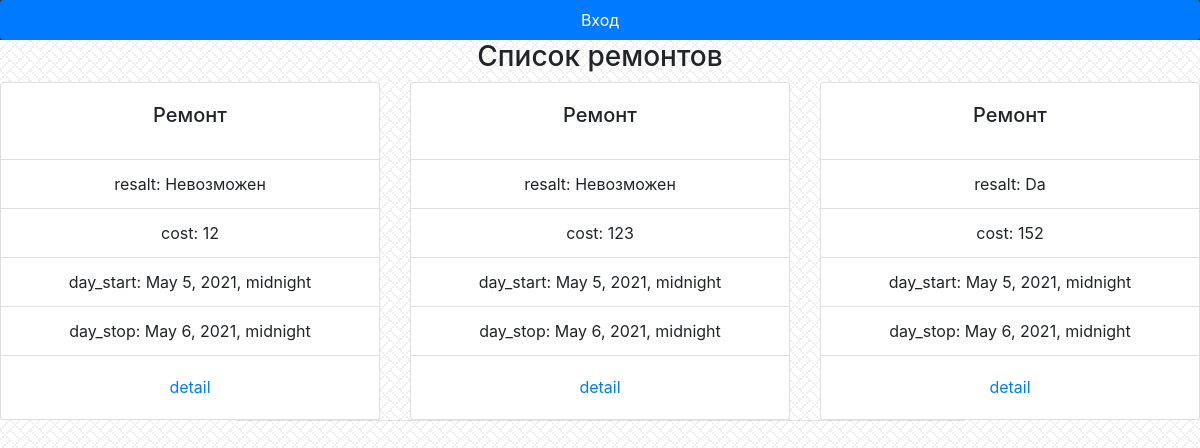
The app's page /repair/list/ with its own data.
### repairs_wagon_app/models.py (models this page shows, shortened)
class Repair(models.Model):
    resalt = models.CharField(max_length=10)
    reason = models.CharField(max_length=100)
    cost = models.IntegerField()
    day_start = models.DateTimeField()
    day_stop = models.DateTimeField()
    type_repair = models.CharField(max_length=15)
    schedule = models.ForeignKey(Schedule_works, default=1, on_delete=models.CASCADE)
    wagon = models.ForeignKey(Wagon, on_delete=models.CASCADE)

### repairs_wagon_app/views.py (the view)
# urls.py: path('repair/list/', views.Repair_List.as_view(), name='repair_l'),
class Repair_List(ListView):
    model = Repair
    template_name = 'repair_list.html'

### repairs_wagon_app/templates/repair_list.html (shortened to what this page needs)
{%extends 'menu.html'%}
{%block content%}
<link rel="stylesheet" href="https://stackpath.bootstrapcdn.com/bootstrap/4.1.3/css/bootstrap.min.css">
<div class="text-center"><h3>Список ремонтов</h3></div>
<div class="card-deck">
    {% for object in object_list %}
    <br>
    <div class="card text-center">
      <div class="card-body">
        <h5 class="card-title">Ремонт</h5>
      </div>
      <ul class="list-group list-group-flush">
        <li class="list-group-item">resalt: {{ object.resalt }}</li>
        <li class="list-group-item">cost: {{ object.cost }}</li>
        <li class="list-group-item">day_start: {{ object.day_start }}</li>
        <li class="list-group-item">day_stop: {{ object.day_stop }}</li>
      </ul>
        <div class="card-body" >
        <a href="{% url 'repair_d' object.id %}" class="card-link">detail</a>
      </div>
    </div>
    {% endfor %}
</div>
{% include 'base.html' %}
{% endblock %}

### repairs_wagon_app/static/wagon/style.css (style rules this page uses)
body { background: white url("images/BACKGROUND.jpg"); }

### records on screen
Repair: resalt "Невозможен", cost "12", day_start "May 5, 2021, midnight", day_stop "May 6, 2021, midnight"
Repair: resalt "Невозможен", cost "123", day_start "May 5, 2021, midnight", day_stop "May 6, 2021, midnight"
Repair: resalt "Da", cost "152", day_start "May 5, 2021, midnight", day_stop "May 6, 2021, midnight"
